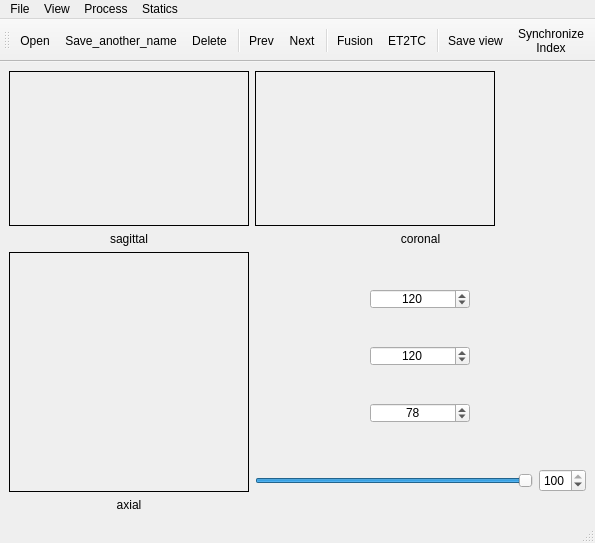
<?xml version="1.0" encoding="UTF-8"?>
<ui version="4.0">
 <class>MainWindow</class>
 <widget class="QMainWindow" name="MainWindow">
  <property name="geometry">
   <rect>
    <x>0</x>
    <y>0</y>
    <width>504</width>
    <height>536</height>
   </rect>
  </property>
  <property name="sizePolicy">
   <sizepolicy hsizetype="MinimumExpanding" vsizetype="MinimumExpanding">
    <horstretch>0</horstretch>
    <verstretch>0</verstretch>
   </sizepolicy>
  </property>
  <property name="windowTitle">
   <string>HAI-Image</string>
  </property>
  <property name="windowIcon">
   <iconset resource="viewer.qrc">
    <normaloff>:/icons/source/1.jpg</normaloff>:/icons/source/1.jpg</iconset>
  </property>
  <widget class="QWidget" name="centralwidget">
   <property name="sizePolicy">
    <sizepolicy hsizetype="Fixed" vsizetype="Fixed">
     <horstretch>0</horstretch>
     <verstretch>0</verstretch>
    </sizepolicy>
   </property>
   <layout class="QGridLayout" name="gridLayout">
    <item row="1" column="0">
     <widget class="QLabel" name="label_4">
      <property name="text">
       <string>sagittal</string>
      </property>
      <property name="alignment">
       <set>Qt::AlignCenter</set>
      </property>
     </widget>
    </item>
    <item row="0" column="0">
     <widget class="QLabel" name="label_1">
      <property name="sizePolicy">
       <sizepolicy hsizetype="Minimum" vsizetype="Minimum">
        <horstretch>0</horstretch>
        <verstretch>0</verstretch>
       </sizepolicy>
      </property>
      <property name="minimumSize">
       <size>
        <width>240</width>
        <height>155</height>
       </size>
      </property>
      <property name="maximumSize">
       <size>
        <width>240</width>
        <height>155</height>
       </size>
      </property>
      <property name="frameShape">
       <enum>QFrame::Box</enum>
      </property>
      <property name="text">
       <string/>
      </property>
      <property name="alignment">
       <set>Qt::AlignCenter</set>
      </property>
     </widget>
    </item>
    <item row="6" column="0">
     <widget class="QLabel" name="label_6">
      <property name="text">
       <string>axial</string>
      </property>
      <property name="alignment">
       <set>Qt::AlignCenter</set>
      </property>
     </widget>
    </item>
    <item row="1" column="1">
     <widget class="QLabel" name="label_5">
      <property name="text">
       <string>coronal</string>
      </property>
      <property name="alignment">
       <set>Qt::AlignCenter</set>
      </property>
     </widget>
    </item>
    <item row="0" column="1">
     <widget class="QLabel" name="label_2">
      <property name="minimumSize">
       <size>
        <width>240</width>
        <height>155</height>
       </size>
      </property>
      <property name="maximumSize">
       <size>
        <width>240</width>
        <height>155</height>
       </size>
      </property>
      <property name="frameShape">
       <enum>QFrame::Box</enum>
      </property>
      <property name="text">
       <string/>
      </property>
      <property name="alignment">
       <set>Qt::AlignCenter</set>
      </property>
     </widget>
    </item>
    <item row="2" column="0">
     <widget class="QLabel" name="label_3">
      <property name="minimumSize">
       <size>
        <width>240</width>
        <height>240</height>
       </size>
      </property>
      <property name="maximumSize">
       <size>
        <width>240</width>
        <height>240</height>
       </size>
      </property>
      <property name="frameShape">
       <enum>QFrame::Box</enum>
      </property>
      <property name="text">
       <string/>
      </property>
      <property name="alignment">
       <set>Qt::AlignCenter</set>
      </property>
     </widget>
    </item>
    <item row="6" column="1">
     <widget class="QLabel" name="label_7">
      <property name="text">
       <string/>
      </property>
      <property name="alignment">
       <set>Qt::AlignCenter</set>
      </property>
     </widget>
    </item>
    <item row="2" column="1">
     <layout class="QVBoxLayout" name="verticalLayout_3" stretch="5,1">
      <property name="sizeConstraint">
       <enum>QLayout::SetDefaultConstraint</enum>
      </property>
      <item>
       <layout class="QVBoxLayout" name="verticalLayout">
        <property name="spacing">
         <number>0</number>
        </property>
        <item>
         <layout class="QHBoxLayout" name="horizontalLayout">
          <item>
           <spacer name="verticalSpacer_2">
            <property name="orientation">
             <enum>Qt::Vertical</enum>
            </property>
            <property name="sizeHint" stdset="0">
             <size>
              <width>20</width>
              <height>40</height>
             </size>
            </property>
           </spacer>
          </item>
          <item>
           <layout class="QVBoxLayout" name="verticalLayout_4">
            <item>
             <widget class="QSpinBox" name="spinBox">
              <property name="maximumSize">
               <size>
                <width>100</width>
                <height>20</height>
               </size>
              </property>
              <property name="alignment">
               <set>Qt::AlignCenter</set>
              </property>
              <property name="maximum">
               <number>239</number>
              </property>
              <property name="value">
               <number>120</number>
              </property>
             </widget>
            </item>
            <item>
             <widget class="QSpinBox" name="spinBox_2">
              <property name="maximumSize">
               <size>
                <width>100</width>
                <height>20</height>
               </size>
              </property>
              <property name="alignment">
               <set>Qt::AlignCenter</set>
              </property>
              <property name="maximum">
               <number>239</number>
              </property>
              <property name="value">
               <number>120</number>
              </property>
             </widget>
            </item>
            <item>
             <widget class="QSpinBox" name="spinBox_3">
              <property name="maximumSize">
               <size>
                <width>100</width>
                <height>20</height>
               </size>
              </property>
              <property name="alignment">
               <set>Qt::AlignCenter</set>
              </property>
              <property name="maximum">
               <number>154</number>
              </property>
              <property name="value">
               <number>78</number>
              </property>
             </widget>
            </item>
           </layout>
          </item>
          <item>
           <spacer name="verticalSpacer">
            <property name="orientation">
             <enum>Qt::Vertical</enum>
            </property>
            <property name="sizeHint" stdset="0">
             <size>
              <width>20</width>
              <height>40</height>
             </size>
            </property>
           </spacer>
          </item>
         </layout>
        </item>
       </layout>
      </item>
      <item>
       <layout class="QHBoxLayout" name="horizontalLayout_3">
        <item>
         <widget class="QSlider" name="horizontalSlider">
          <property name="maximum">
           <number>100</number>
          </property>
          <property name="value">
           <number>100</number>
          </property>
          <property name="orientation">
           <enum>Qt::Horizontal</enum>
          </property>
         </widget>
        </item>
        <item>
         <widget class="QSpinBox" name="spinBox_4">
          <property name="maximum">
           <number>100</number>
          </property>
          <property name="value">
           <number>100</number>
          </property>
         </widget>
        </item>
       </layout>
      </item>
     </layout>
    </item>
   </layout>
  </widget>
  <widget class="QMenuBar" name="menubar">
   <property name="geometry">
    <rect>
     <x>0</x>
     <y>0</y>
     <width>504</width>
     <height>21</height>
    </rect>
   </property>
   <widget class="QMenu" name="menu">
    <property name="title">
     <string>File</string>
    </property>
    <addaction name="actionopen"/>
    <addaction name="actionsave"/>
    <addaction name="actionsaveas"/>
    <addaction name="actionslicesave"/>
    <addaction name="separator"/>
    <addaction name="actioncopy_path"/>
    <addaction name="actiondirectory"/>
    <addaction name="separator"/>
    <addaction name="actionback"/>
    <addaction name="actionnext"/>
    <addaction name="separator"/>
    <addaction name="actiondel"/>
    <addaction name="actionexit"/>
   </widget>
   <widget class="QMenu" name="menu_2">
    <property name="title">
     <string>View</string>
    </property>
    <addaction name="actionlines"/>
    <addaction name="actionarrows"/>
    <addaction name="actionnewwindow"/>
    <addaction name="actionopeninnew"/>
    <addaction name="actionsaveslinum"/>
    <addaction name="actionrestoreslinum"/>
    <addaction name="actionsamesp"/>
    <addaction name="actionnextsp"/>
    <addaction name="actionlastsp"/>
    <addaction name="actionclearview"/>
   </widget>
   <widget class="QMenu" name="menu_3">
    <property name="title">
     <string>Process</string>
    </property>
    <addaction name="actionnormalize"/>
    <addaction name="actionet2tc"/>
    <addaction name="actiontc2wt"/>
    <addaction name="actionwt2et"/>
    <addaction name="actionfusion"/>
    <addaction name="actionrmfocus"/>
    <addaction name="actionrmregion"/>
    <addaction name="actionrmlabel"/>
   </widget>
   <widget class="QMenu" name="menu_4">
    <property name="title">
     <string>Statics</string>
    </property>
    <addaction name="actionhist"/>
   </widget>
   <addaction name="menu"/>
   <addaction name="menu_2"/>
   <addaction name="menu_3"/>
   <addaction name="menu_4"/>
  </widget>
  <widget class="QStatusBar" name="statusbar"/>
  <widget class="QToolBar" name="toolBar">
   <property name="sizePolicy">
    <sizepolicy hsizetype="Fixed" vsizetype="Fixed">
     <horstretch>0</horstretch>
     <verstretch>0</verstretch>
    </sizepolicy>
   </property>
   <property name="windowTitle">
    <string>toolBar</string>
   </property>
   <attribute name="toolBarArea">
    <enum>TopToolBarArea</enum>
   </attribute>
   <attribute name="toolBarBreak">
    <bool>false</bool>
   </attribute>
   <addaction name="actionopen"/>
   <addaction name="actionsaveas"/>
   <addaction name="actiondel"/>
   <addaction name="separator"/>
   <addaction name="actionback"/>
   <addaction name="actionnext"/>
   <addaction name="separator"/>
   <addaction name="actionfusion"/>
   <addaction name="actionet2tc"/>
   <addaction name="separator"/>
   <addaction name="actionsaveslinum"/>
   <addaction name="actionrestoreslinum"/>
  </widget>
  <action name="actionopen">
   <property name="icon">
    <iconset resource="viewer.qrc">
     <normaloff>:/icons/source/8.png</normaloff>:/icons/source/8.png</iconset>
   </property>
   <property name="text">
    <string>Open</string>
   </property>
   <property name="toolTip">
    <string>打开</string>
   </property>
   <property name="shortcut">
    <string>Ctrl+O</string>
   </property>
  </action>
  <action name="actionexit">
   <property name="text">
    <string>Stop</string>
   </property>
   <property name="shortcut">
    <string>F4</string>
   </property>
  </action>
  <action name="actionnext">
   <property name="icon">
    <iconset resource="viewer.qrc">
     <normaloff>:/icons/source/2.png</normaloff>:/icons/source/2.png</iconset>
   </property>
   <property name="text">
    <string>Next</string>
   </property>
   <property name="shortcut">
    <string>Right</string>
   </property>
  </action>
  <action name="actionback">
   <property name="icon">
    <iconset resource="viewer.qrc">
     <normaloff>:/icons/source/1.png</normaloff>:/icons/source/1.png</iconset>
   </property>
   <property name="text">
    <string>Prev</string>
   </property>
   <property name="shortcut">
    <string>Left</string>
   </property>
  </action>
  <action name="actionsaveas">
   <property name="icon">
    <iconset resource="viewer.qrc">
     <normaloff>:/icons/source/6.png</normaloff>:/icons/source/6.png</iconset>
   </property>
   <property name="text">
    <string>Save_another_name</string>
   </property>
   <property name="shortcut">
    <string>Ctrl+Shift+S</string>
   </property>
  </action>
  <action name="actiondel">
   <property name="icon">
    <iconset resource="viewer.qrc">
     <normaloff>:/icons/source/13.png</normaloff>:/icons/source/13.png</iconset>
   </property>
   <property name="text">
    <string>Delete</string>
   </property>
   <property name="shortcut">
    <string>Del</string>
   </property>
  </action>
  <action name="actionfusion">
   <property name="icon">
    <iconset resource="viewer.qrc">
     <normaloff>:/icons/source/14.png</normaloff>:/icons/source/14.png</iconset>
   </property>
   <property name="text">
    <string>Fusion
</string>
   </property>
   <property name="toolTip">
    <string>Fusion of label map (multi-modal map) into multi-modal (label map) map</string>
   </property>
  </action>
  <action name="actionet2tc">
   <property name="icon">
    <iconset resource="viewer.qrc">
     <normaloff>:/icons/source/et.png</normaloff>:/icons/source/et.png</iconset>
   </property>
   <property name="text">
    <string>ET2TC</string>
   </property>
   <property name="toolTip">
    <string>Convert ET area to TC area</string>
   </property>
  </action>
  <action name="actionsave">
   <property name="text">
    <string>Save</string>
   </property>
  </action>
  <action name="actionnormalize">
   <property name="text">
    <string>Standardization
</string>
   </property>
  </action>
  <action name="actionlines">
   <property name="text">
    <string>Indicator line
</string>
   </property>
  </action>
  <action name="actionnewwindow">
   <property name="text">
    <string>New Window</string>
   </property>
  </action>
  <action name="actionwt2et">
   <property name="text">
    <string>WT2ET</string>
   </property>
   <property name="toolTip">
    <string>Transfer WT area to ET area</string>
   </property>
  </action>
  <action name="actiontc2wt">
   <property name="text">
    <string>TC2WT</string>
   </property>
   <property name="toolTip">
    <string>Convert TC area to WT area</string>
   </property>
  </action>
  <action name="actiondirectory">
   <property name="text">
    <string>Folder</string>
   </property>
  </action>
  <action name="actionopeninnew">
   <property name="text">
    <string>Open in a new window</string>
   </property>
  </action>
  <action name="actionsaveslinum">
   <property name="text">
    <string>Save view
</string>
   </property>
   <property name="toolTip">
    <string>Save current view information (slice number, file name）</string>
   </property>
  </action>
  <action name="actionrestoreslinum">
   <property name="text">
    <string>Synchronize
Index</string>
   </property>
   <property name="toolTip">
    <string>Synchronize to the slice number in the view information</string>
   </property>
  </action>
  <action name="actionrmregion">
   <property name="text">
    <string>Clear area (selected)
</string>
   </property>
   <property name="toolTip">
    <string>Clear the area selected with the mouse</string>
   </property>
  </action>
  <action name="actionrmlabel">
   <property name="text">
    <string>Clear label (optional)</string>
   </property>
   <property name="toolTip">
    <string>清除用鼠标选择的标签</string>
   </property>
  </action>
  <action name="actionrmfocus">
   <property name="text">
    <string>Clear area (line)</string>
   </property>
   <property name="toolTip">
    <string>Clear the label selected with the mouse</string>
   </property>
  </action>
  <action name="actionnextsp">
   <property name="text">
    <string>Next sample
</string>
   </property>
   <property name="toolTip">
    <string>If the current file is saved in the sample folder, jump to the same mode of the next sample</string>
   </property>
  </action>
  <action name="actionlastsp">
   <property name="text">
    <string>Prev sample
</string>
   </property>
   <property name="toolTip">
    <string>If the current file is saved in the sample folder, jump to the same mode of the previous sample</string>
   </property>
  </action>
  <action name="actionsamesp">
   <property name="text">
    <string>Synchronize Sample</string>
   </property>
   <property name="toolTip">
    <string>Find the sample with the same name in the saved view information in the current folder</string>
   </property>
  </action>
  <action name="actionslicesave">
   <property name="text">
    <string>Save_Slice</string>
   </property>
   <property name="toolTip">
    <string>Save the slice images of the current interface in three directions to the desktop</string>
   </property>
   <property name="whatsThis">
    <string/>
   </property>
  </action>
  <action name="actionhist">
   <property name="text">
    <string>Histogram
</string>
   </property>
  </action>
  <action name="actioncopy_path">
   <property name="text">
    <string>Copy_Path</string>
   </property>
  </action>
  <action name="actionarrows">
   <property name="text">
    <string>Direction arrow</string>
   </property>
  </action>
  <action name="actionclearview">
   <property name="text">
    <string>Clear window
</string>
   </property>
   <property name="toolTip">
    <string>Clear open file information and view information</string>
   </property>
  </action>
 </widget>
 <resources>
  <include location="viewer.qrc"/>
 </resources>
 <connections>
  <connection>
   <sender>actionopen</sender>
   <signal>triggered()</signal>
   <receiver>MainWindow</receiver>
   <slot>file_open()</slot>
   <hints>
    <hint type="sourcelabel">
     <x>-1</x>
     <y>-1</y>
    </hint>
    <hint type="destinationlabel">
     <x>364</x>
     <y>228</y>
    </hint>
   </hints>
  </connection>
  <connection>
   <sender>actionback</sender>
   <signal>triggered()</signal>
   <receiver>MainWindow</receiver>
   <slot>back()</slot>
   <hints>
    <hint type="sourcelabel">
     <x>-1</x>
     <y>-1</y>
    </hint>
    <hint type="destinationlabel">
     <x>364</x>
     <y>228</y>
    </hint>
   </hints>
  </connection>
  <connection>
   <sender>actionnext</sender>
   <signal>triggered()</signal>
   <receiver>MainWindow</receiver>
   <slot>next()</slot>
   <hints>
    <hint type="sourcelabel">
     <x>-1</x>
     <y>-1</y>
    </hint>
    <hint type="destinationlabel">
     <x>364</x>
     <y>228</y>
    </hint>
   </hints>
  </connection>
  <connection>
   <sender>actionexit</sender>
   <signal>triggered()</signal>
   <receiver>MainWindow</receiver>
   <slot>close()</slot>
   <hints>
    <hint type="sourcelabel">
     <x>-1</x>
     <y>-1</y>
    </hint>
    <hint type="destinationlabel">
     <x>364</x>
     <y>228</y>
    </hint>
   </hints>
  </connection>
  <connection>
   <sender>spinBox</sender>
   <signal>valueChanged(int)</signal>
   <receiver>MainWindow</receiver>
   <slot>nii_show()</slot>
   <hints>
    <hint type="sourcelabel">
     <x>410</x>
     <y>296</y>
    </hint>
    <hint type="destinationlabel">
     <x>591</x>
     <y>302</y>
    </hint>
   </hints>
  </connection>
  <connection>
   <sender>spinBox_2</sender>
   <signal>valueChanged(int)</signal>
   <receiver>MainWindow</receiver>
   <slot>nii_show()</slot>
   <hints>
    <hint type="sourcelabel">
     <x>410</x>
     <y>350</y>
    </hint>
    <hint type="destinationlabel">
     <x>592</x>
     <y>365</y>
    </hint>
   </hints>
  </connection>
  <connection>
   <sender>spinBox_3</sender>
   <signal>valueChanged(int)</signal>
   <receiver>MainWindow</receiver>
   <slot>nii_show()</slot>
   <hints>
    <hint type="sourcelabel">
     <x>410</x>
     <y>404</y>
    </hint>
    <hint type="destinationlabel">
     <x>596</x>
     <y>434</y>
    </hint>
   </hints>
  </connection>
  <connection>
   <sender>horizontalSlider</sender>
   <signal>valueChanged(int)</signal>
   <receiver>spinBox_4</receiver>
   <slot>setValue(int)</slot>
   <hints>
    <hint type="sourcelabel">
     <x>351</x>
     <y>472</y>
    </hint>
    <hint type="destinationlabel">
     <x>492</x>
     <y>473</y>
    </hint>
   </hints>
  </connection>
  <connection>
   <sender>spinBox_4</sender>
   <signal>valueChanged(int)</signal>
   <receiver>horizontalSlider</receiver>
   <slot>setValue(int)</slot>
   <hints>
    <hint type="sourcelabel">
     <x>492</x>
     <y>473</y>
    </hint>
    <hint type="destinationlabel">
     <x>348</x>
     <y>472</y>
    </hint>
   </hints>
  </connection>
  <connection>
   <sender>spinBox_4</sender>
   <signal>valueChanged(int)</signal>
   <receiver>MainWindow</receiver>
   <slot>nii_show()</slot>
   <hints>
    <hint type="sourcelabel">
     <x>469</x>
     <y>463</y>
    </hint>
    <hint type="destinationlabel">
     <x>251</x>
     <y>267</y>
    </hint>
   </hints>
  </connection>
 </connections>
 <slots>
  <slot>file_open()</slot>
  <slot>next()</slot>
  <slot>back()</slot>
  <slot>nii_show()</slot>
 </slots>
</ui>
